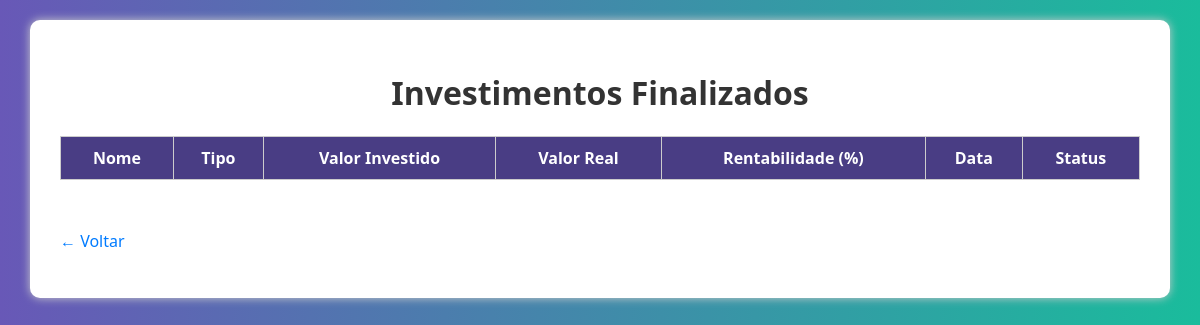
The app's page /site_completo/investimentos_finalizados.php, older data.
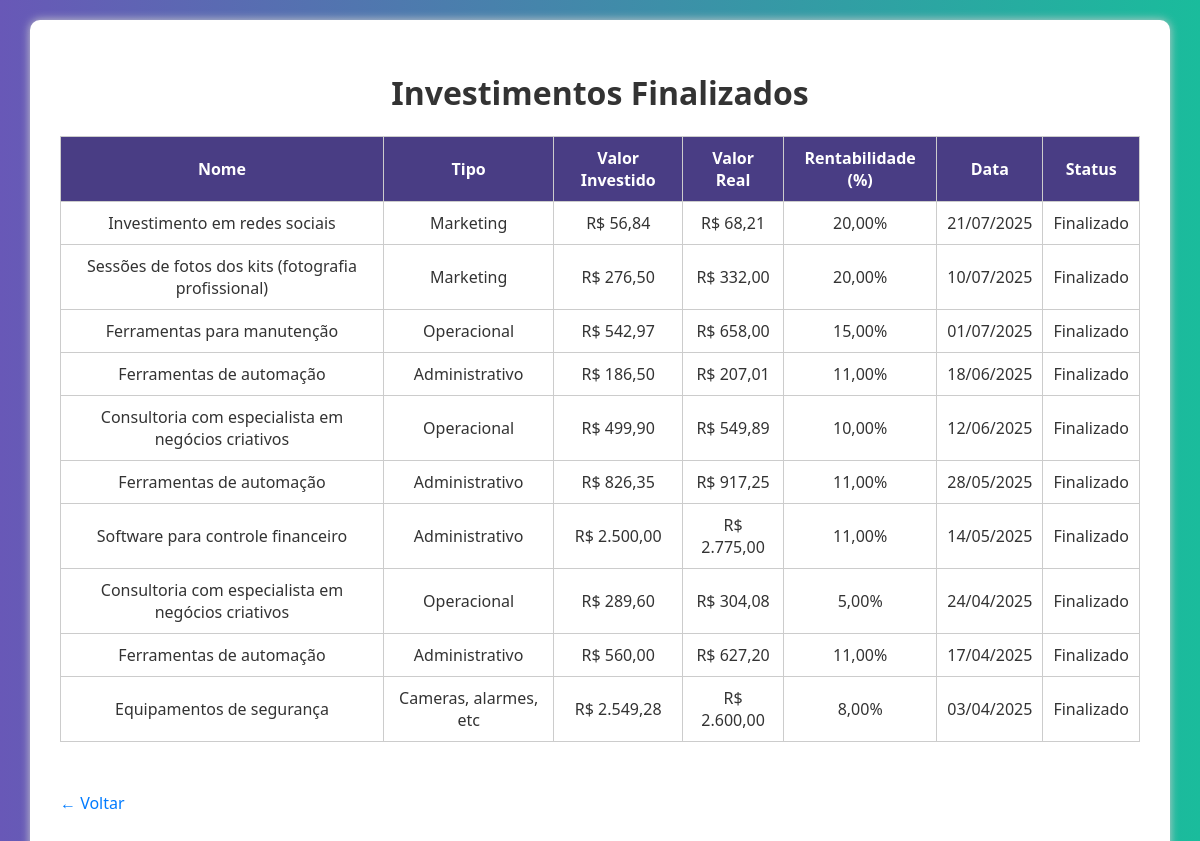
The same page, newer data.
### tables this page shows
CREATE TABLE `investimentos` (
  `id` int(11) NOT NULL,
  `nome` varchar(100) DEFAULT NULL,
  `tipo` varchar(50) DEFAULT NULL,
  `valor_investido` decimal(10,2) DEFAULT NULL,
  `rentabilidade_esperada` decimal(5,2) DEFAULT NULL,
  `data_investimento` date DEFAULT NULL,
  `status` enum('Ativo','Finalizado') DEFAULT 'Ativo',
  `valor_real` decimal(10,2) DEFAULT NULL
);

### site_completo/investimentos_finalizados.php (the view, shortened to what this page needs)
<?php
$mysqli = new mysqli("localhost", "root", "", "sistema");
$finalizados = $mysqli->query("SELECT * FROM investimentos WHERE status = 'Finalizado' ORDER BY data_investimento DESC");
?>
<!DOCTYPE html>
<html lang="pt-br">
<head>
</head>
<body>
<div class="container">
    <h1>Investimentos Finalizados</h1>
    <table>
        <tr>
            <th>Nome</th><th>Tipo</th><th>Valor Investido</th><th>Valor Real</th><th>Rentabilidade (%)</th><th>Data</th><th>Status</th>
        </tr>
        <?php while ($row = $finalizados->fetch_assoc()): ?>
        <tr>
            <td><?= htmlspecialchars($row['nome']) ?></td>
            <td><?= htmlspecialchars($row['tipo']) ?></td>
            <td>R$ <?= number_format($row['valor_investido'], 2, ',', '.') ?></td>
            <td>R$ <?= number_format($row['valor_real'], 2, ',', '.') ?></td>
            <td><?= number_format($row['rentabilidade_esperada'], 2, ',', '.') ?>%</td>
            <td><?= date('d/m/Y', strtotime($row['data_investimento'])) ?></td>
            <td><?= htmlspecialchars($row['status']) ?></td>
        </tr>
        <?php endwhile; ?>
    </table>
    <p><a href="investimentos_dashboard.php">← Voltar</a></p>
</div>
</body>
</html>

### site_completo/investimentos_finalizados.php (style rules this page uses)
body { font-family: 'Segoe UI', Tahoma, Geneva, Verdana, sans-serif; background: linear-gradient(to right, #6858b7ff, #1abc9c); margin: 0; padding: 20px 30px; color: #333; }
.container { max-width: 1100px; margin: auto; background: white; padding: 30px; border-radius: 10px; box-shadow: 0 0 10px #ccc; }
h1, h2 { text-align: center; }
table { width: 100%; border-collapse: collapse; margin-bottom: 40px; }
th, td { border: 1px solid #ccc; padding: 10px; text-align: center; }
th { background: #493d84ff; color: white; }
a { display: inline-block; margin-top: 10px; color: #007bff; text-decoration: none; }

Row changes from the older to the newer data that the page shows:
added investimentos: nome "Investimento em redes sociais", tipo "Marketing", valor_investido "56,84", valor_real "68,21", rentabilidade_esperada "20,00", data_investimento "21/07/2025", status "Finalizado"
added investimentos: nome "Sessões de fotos dos kits (fotografia profissional)", tipo "Marketing", valor_investido "276,50", valor_real "332,00", rentabilidade_esperada "20,00", data_investimento "10/07/2025", status "Finalizado"
added investimentos: nome "Ferramentas para manutenção", tipo "Operacional", valor_investido "542,97", valor_real "658,00", rentabilidade_esperada "15,00", data_investimento "01/07/2025", status "Finalizado"
added investimentos: nome "Ferramentas de automação", tipo "Administrativo", valor_investido "186,50", valor_real "207,01", rentabilidade_esperada "11,00", data_investimento "18/06/2025", status "Finalizado"
added investimentos: nome "Consultoria com especialista em negócios criativos", tipo "Operacional", valor_investido "499,90", valor_real "549,89", rentabilidade_esperada "10,00", data_investimento "12/06/2025", status "Finalizado"
added investimentos: nome "Ferramentas de automação", tipo "Administrativo", valor_investido "826,35", valor_real "917,25", rentabilidade_esperada "11,00", data_investimento "28/05/2025", status "Finalizado"
added investimentos: nome "Software para controle financeiro", tipo "Administrativo", valor_investido "2.500,00", valor_real "2.775,00", rentabilidade_esperada "11,00", data_investimento "14/05/2025", status "Finalizado"
added investimentos: nome "Consultoria com especialista em negócios criativos", tipo "Operacional", valor_investido "289,60", valor_real "304,08", rentabilidade_esperada "5,00", data_investimento "24/04/2025", status "Finalizado"
added investimentos: nome "Ferramentas de automação", tipo "Administrativo", valor_investido "560,00", valor_real "627,20", rentabilidade_esperada "11,00", data_investimento "17/04/2025", status "Finalizado"
added investimentos: nome "Equipamentos de segurança", tipo "Cameras, alarmes, etc", valor_investido "2.549,28", valor_real "2.600,00", rentabilidade_esperada "8,00", data_investimento "03/04/2025", status "Finalizado"
